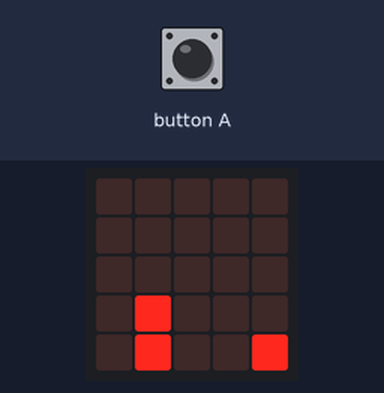
A program run on a simulated BBC micro:bit (MakeCode). Shown: the board's 5×5 LED display. The test bench sets the inputs (shaded band).

Above: at 1.2 s.
1.3 s: button A pressed for 0.15 s
At 2.0 s:
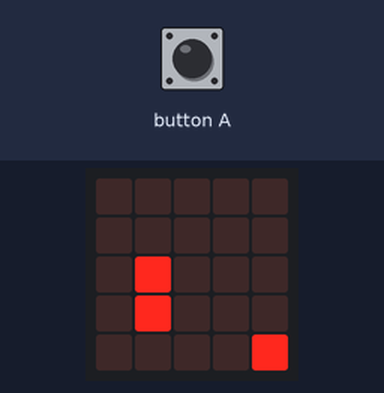
2.9 s: button A pressed for 0.15 s
At 4.2 s:
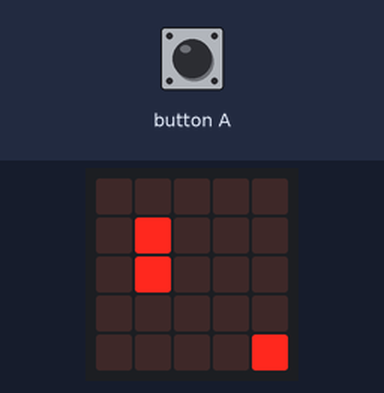
4.5 s: button A pressed for 0.15 s
At 5.7 s:
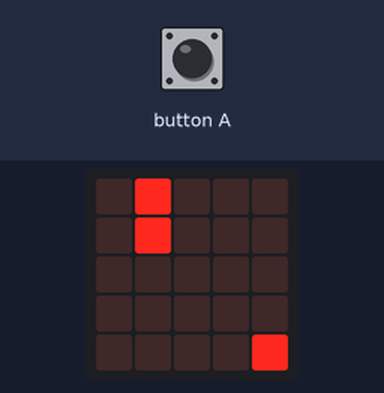
6.1 s: button A pressed for 0.15 s
At 6.9 s:
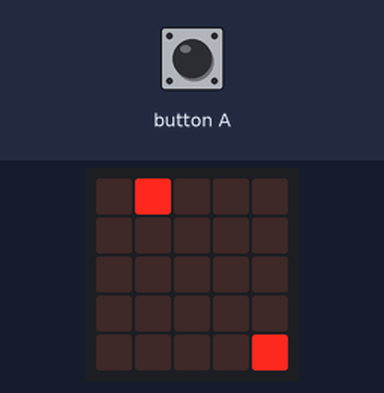
Timing chart, 0 to 8.7 s (numbered marks = the images above; inputs shaded):
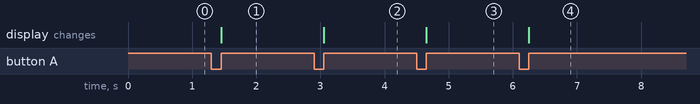

Measured:
- after the input at 1.3 s, the display: changes after 0.15 s (image 1)
- after the input at 2.9 s, the display: changes after 0.15 s (image 2)
- after the input at 4.5 s, the display: changes after 0.15 s (image 3)
- after the input at 6.1 s, the display: changes after 0.15 s (image 4)

The program:

main.ts
```typescript
input.onButtonPressed(Button.A, function () {
    JugadorArriba.change(LedSpriteProperty.Y, -1)
    JugadorAbajo.change(LedSpriteProperty.Y, -1)
})
let JugadorAbajo: game.LedSprite = null
let JugadorArriba: game.LedSprite = null
JugadorArriba = game.createSprite(1, 3)
JugadorAbajo = game.createSprite(1, 4)
let JugadorObstaculo = game.createSprite(4, 4)
basic.forever(function () {

})
```

test.ts
```typescript
// aquí va el archivo "tests"; esto no se compilará cuando este paquete se utilice como una extensión.
```
